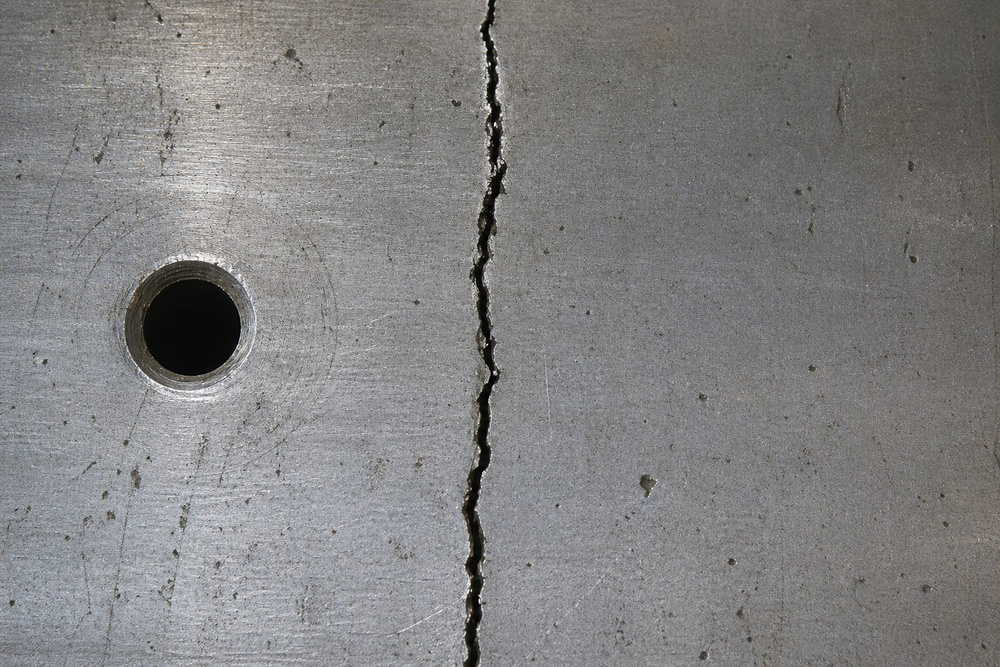
#> input picture week_14/img.jpg, 1000 x 667 px, shrunk from 1536 x 1024 before the run
$ jupyter execute main.ipynb   (shell and % lines are left out)
#> lines starting #> are read from the running program, lines starting #| are printed output that depends on the picture; after the words box and inside, x2 and y2 are one past the last pixel; in counts of white or black regions, pixels touching at a corner belong together
[cell 1]
import cv2
import numpy as np
import matplotlib.pyplot as plt
from google.colab import files

uploaded = files.upload()
#> the answer given: img.jpg
img_path = list(uploaded.keys())[0]

img = cv2.imread(img_path)
#> img is the input picture: shape (667, 1000, 3); mean B, G, R 129.1, 129, 129.6
rgb = cv2.cvtColor(img, cv2.COLOR_BGR2RGB)

gray = cv2.cvtColor(img, cv2.COLOR_BGR2GRAY)

clahe = cv2.createCLAHE(clipLimit=2.5, tileGridSize=(8, 8))
contrast = clahe.apply(gray)
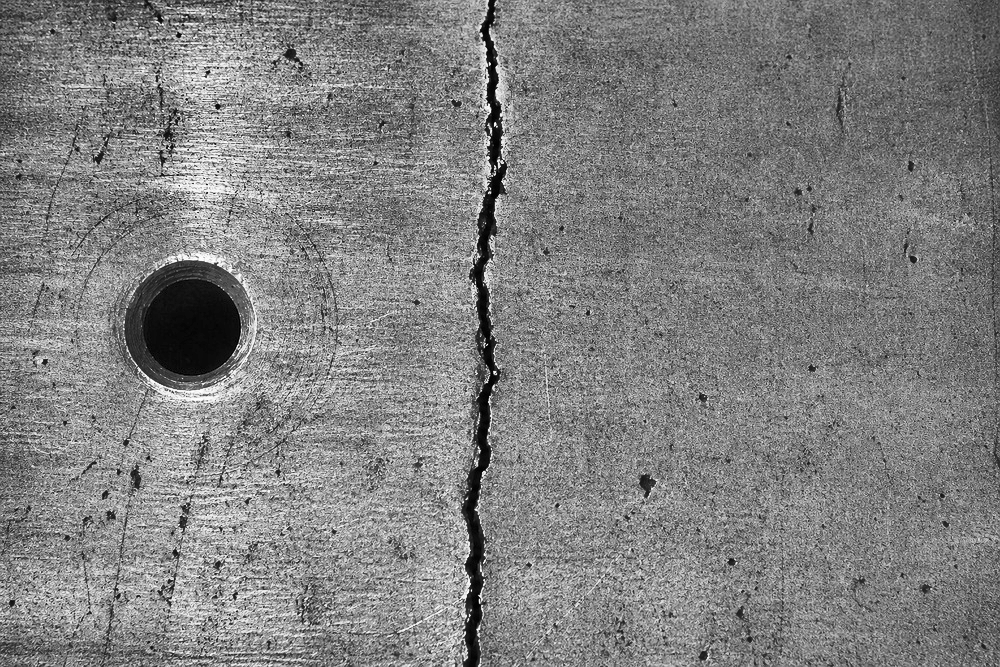
#> contrast: shape (667, 1000); min 0, max 255, mean 128.3

denoised = cv2.GaussianBlur(contrast, (5, 5), 0)

median_intensity = np.median(denoised)
#> median_intensity = 129
lower = max(0, 2 * median_intensity )
#> lower = 258
upper = min(255, 4 * median_intensity )
#> upper = 255
edges = cv2.Canny(denoised, lower, upper)
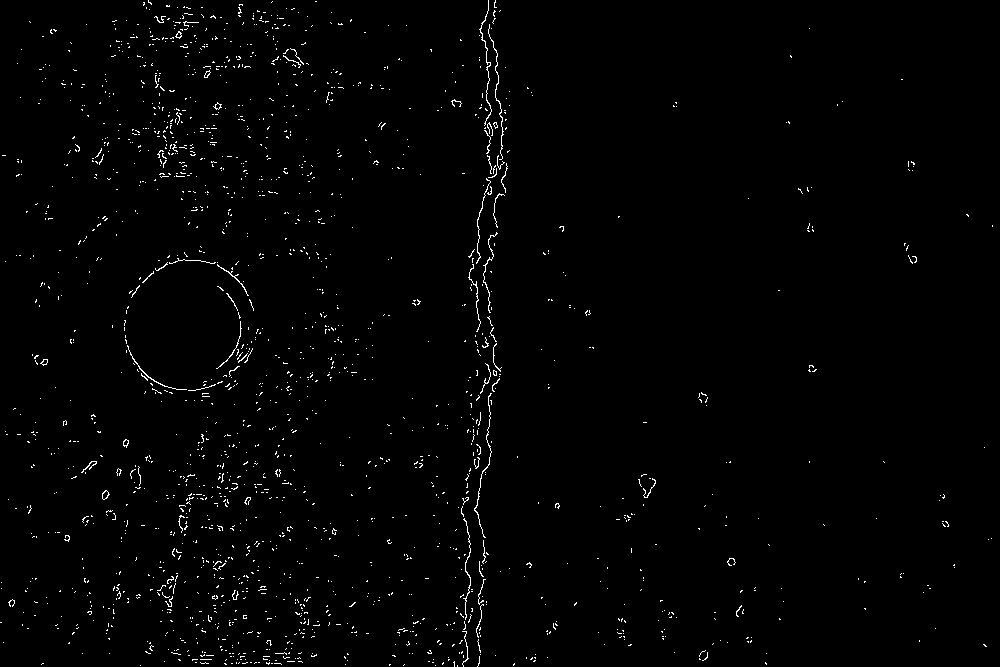
#> edges: shape (667, 1000); 1.2% white in thin lines or dots

_, thresh = cv2.threshold(
    denoised, 0, 150,
    cv2.THRESH_BINARY_INV + cv2.THRESH_OTSU
)
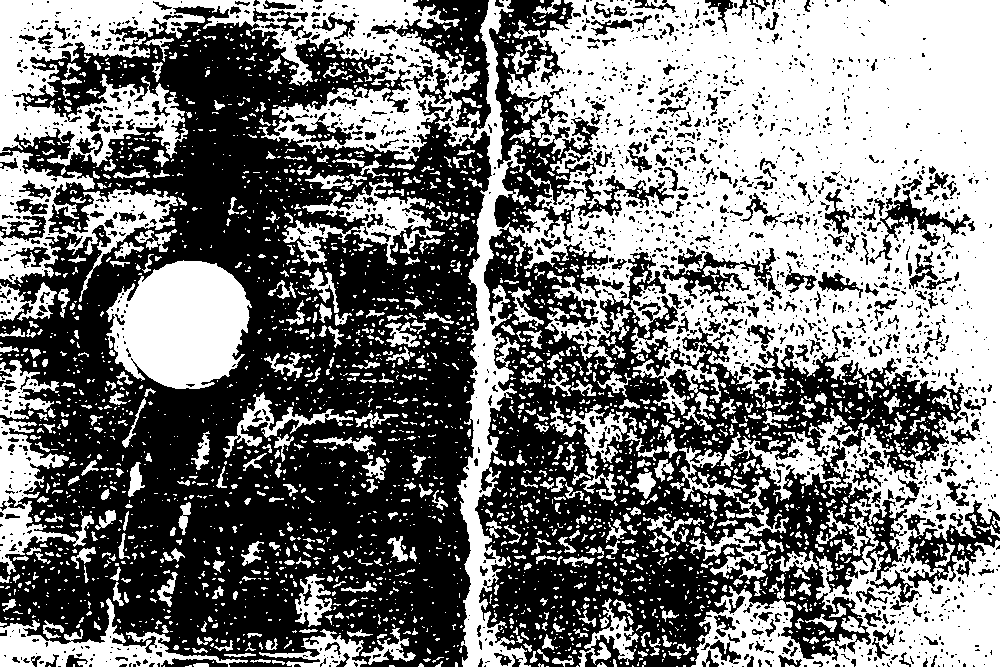
#> thresh: shape (667, 1000); values 0 (black) and 150 (white), 47.9% white; 2953 white regions (2338 under 20 px), largest, box (x1, y1, x2, y2) and area: (0, 0, 1000, 667) 220542, (106, 260, 252, 389) 13724, (0, 151, 178, 302) 8317

kernel = np.ones((3, 3), np.uint8)
mask = cv2.morphologyEx(thresh, cv2.MORPH_OPEN, kernel, iterations=1)
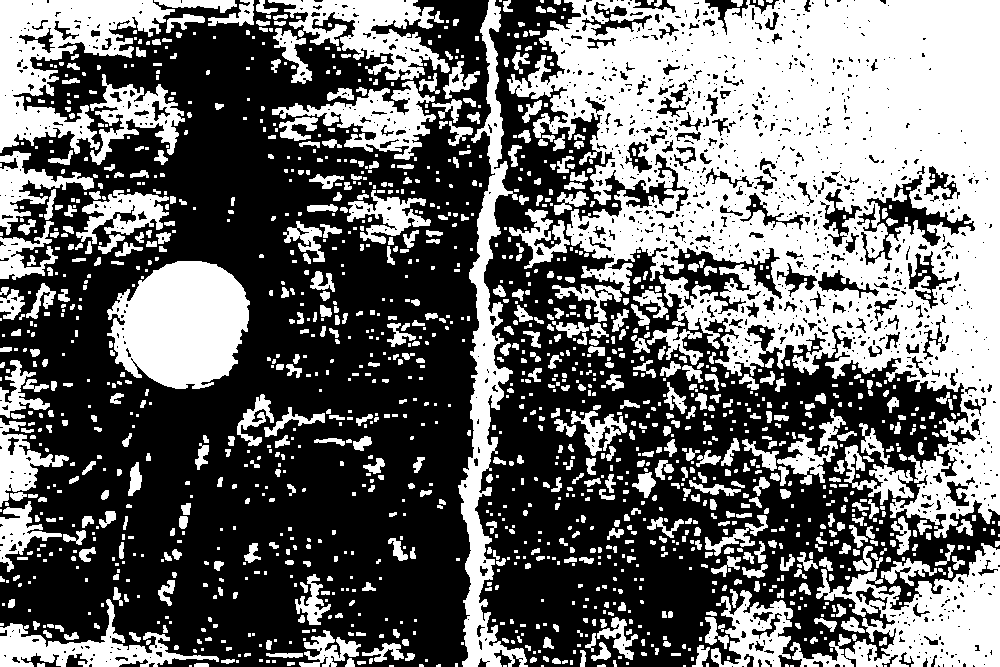
#> mask: shape (667, 1000); values 0 (black) and 150 (white), 42.5% white; 1557 white regions (835 under 20 px), largest, box (x1, y1, x2, y2) and area: (507, 0, 1000, 538) 130991, (107, 261, 250, 389) 13531, (790, 543, 1000, 667) 12335
mask = cv2.morphologyEx(mask, cv2.MORPH_CLOSE, kernel, iterations=2)
#> mask: shape (667, 1000); values 0 (black) and 150 (white), 50.1% white; 298 black regions (2 under 20 px), largest, box (x1, y1, x2, y2) and area: (0, 22, 491, 667) 198238, (477, 230, 871, 667) 69949, (645, 354, 951, 483) 16044

num_labels, labels, stats, _ = cv2.connectedComponentsWithStats(mask)
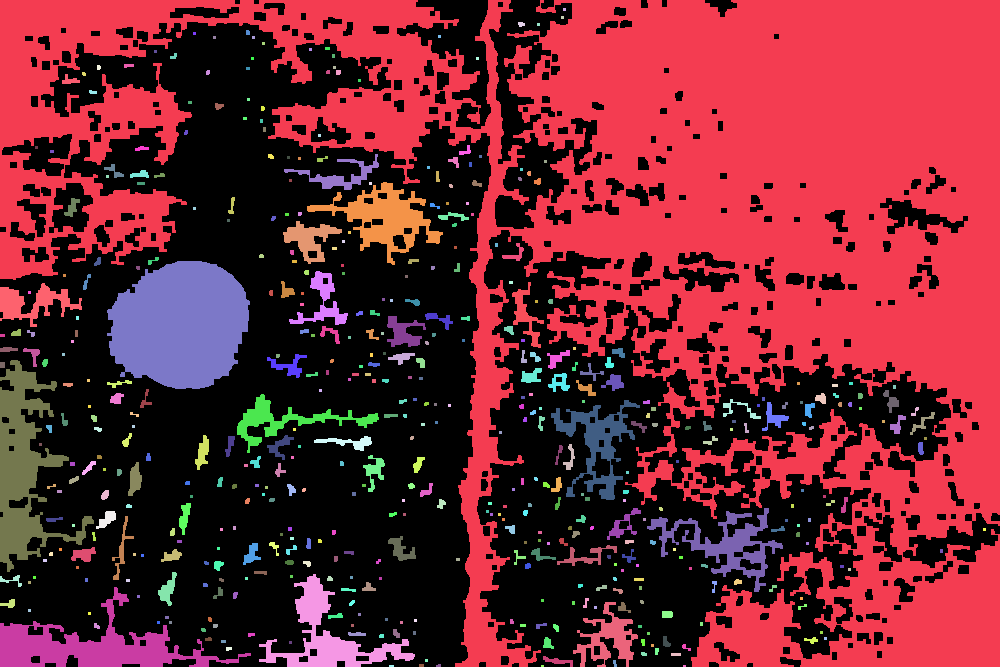
#> labels: shape (667, 1000) int32; 488 distinct labels, from 0 to 487; one colour per label, 0 black
#> num_labels = 488; stats = 488 rows, first 6: [0, 0, 1000, 667, 333118], [0, 0, 1000, 667, 265075], [563, 8, 3, 3, 9], [561, 16, 3, 3, 9], [518, 22, 7, 5, 28], [537, 23, 3, 3, 9]

defect_mask = np.zeros_like(mask)

for i in range(1, num_labels):
    area = stats[i, cv2.CC_STAT_AREA]
    if area > 150:
        defect_mask[labels == i] = 255
#> this loop made 487 passes
#> area on passes 1, 4, 15: 265075, 28, 28
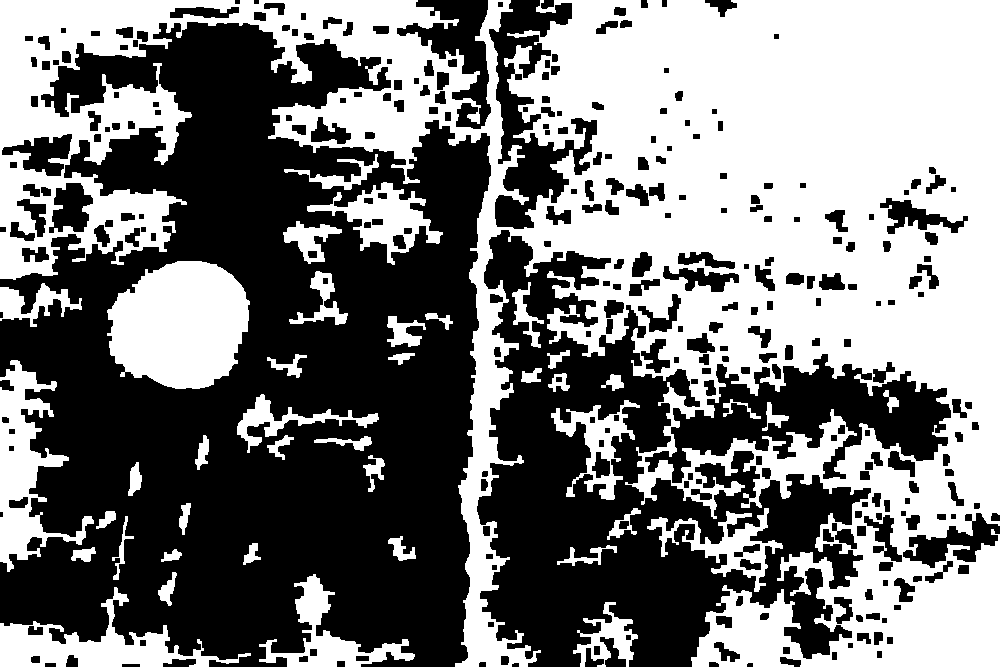
#> defect_mask: shape (667, 1000); 48.2% white; 41 white regions

contours, _ = cv2.findContours(defect_mask, cv2.RETR_EXTERNAL, cv2.CHAIN_APPROX_SIMPLE)
#> contours = 38 contours; largest, box (x1, y1, x2, y2) and area: (0, 0, 1000, 667) 305168, (107, 261, 250, 389) 13818, (0, 360, 94, 572) 7000, (0, 587, 251, 667) 6013, (307, 182, 443, 265) 3904

result = rgb.copy()

for cnt in contours:
    area = cv2.contourArea(cnt)
    x, y, w, h = cv2.boundingRect(cnt)
    aspect_ratio = h / (w + 1e-5)

    if area > 100:
        cv2.drawContours(result, [cnt], -1, (255, 0, 0), 2)

        if aspect_ratio > 2.5:
            label = "Crack"
        else:
            label = "Hole"

        cv2.rectangle(result, (x, y), (x+w, y+h), (0, 255, 0), 2)
        cv2.putText(result, label, (x, y-10),
                    cv2.FONT_HERSHEY_SIMPLEX, 0.8, (255, 255, 0), 2)
#> this loop made 38 passes
#> (area, x, y, w, h, aspect_ratio, label) on passes 1 to 12: (1495, 573, 602, 65, 65, 1, 'Hole'), (6013, 0, 587, 251, 80, 0.319, 'Hole'), (3690.5, 259, 574, 156, 93, 0.596, 'Hole'), (248, 158, 572, 19, 34, 1.79, 'Hole'), (124, 161, 549, 21, 13, 0.619, 'Hole'), (198.5, 71, 547, 25, 15, 0.6, 'Hole'), (274, 557, 545, 60, 21, 0.35, 'Hole'), (164.5, 243, 543, 18, 22, 1.22, 'Hole'), (269, 388, 536, 28, 25, 0.893, 'Hole'), (191, 112, 516, 22, 64, 2.91, 'Crack'), (158.5, 96, 511, 20, 18, 0.9, 'Hole'), (3015, 647, 508, 136, 84, 0.618, 'Hole')
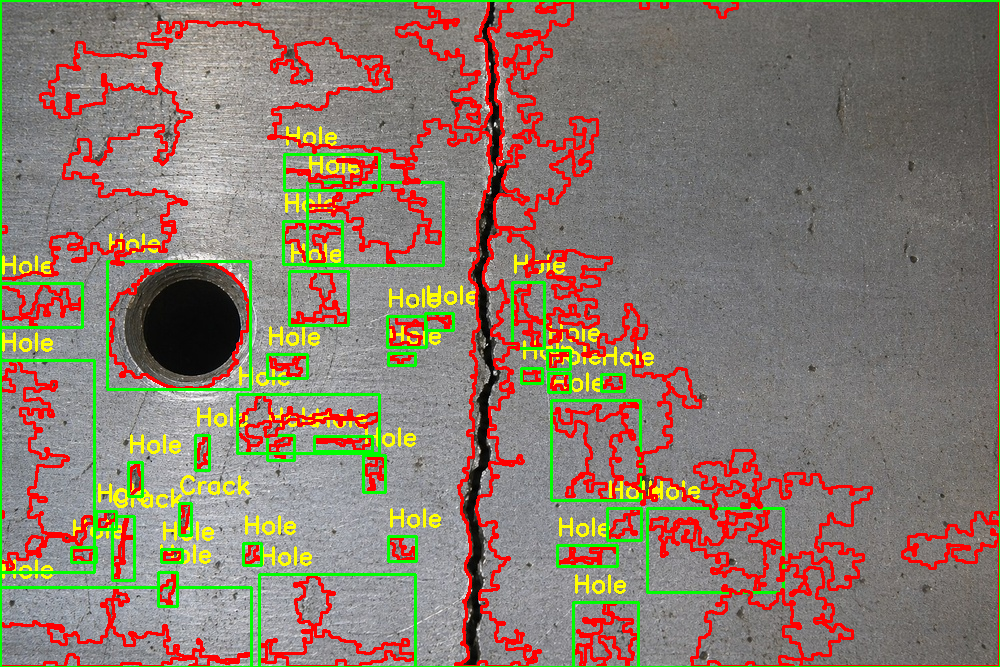
#> result: shape (667, 1000, 3); mean R, G, B 137.8, 122.8, 108.7

images = [
    rgb,
    gray,
    contrast,
    denoised,
    edges,
    thresh,
    defect_mask,
    result
]

titles = [
    "Original Image",
    "Grayscale Image",
    "Contrast Enhanced Image",
    "Denoised Image",
    "Edge Detection",
    "Thresholded Image",
    "Defect Mask",
    "Final Result: Hole and Crack Detected"
]

plt.figure(figsize=(18, 10))

for i in range(len(images)):
    plt.subplot(2, 4, i + 1)

    if len(images[i].shape) == 2:
        plt.imshow(images[i], cmap="gray")
    else:
        plt.imshow(images[i])

    plt.title(titles[i])
    plt.axis("off")
#> this loop made 8 passes

plt.tight_layout()
plt.show()
